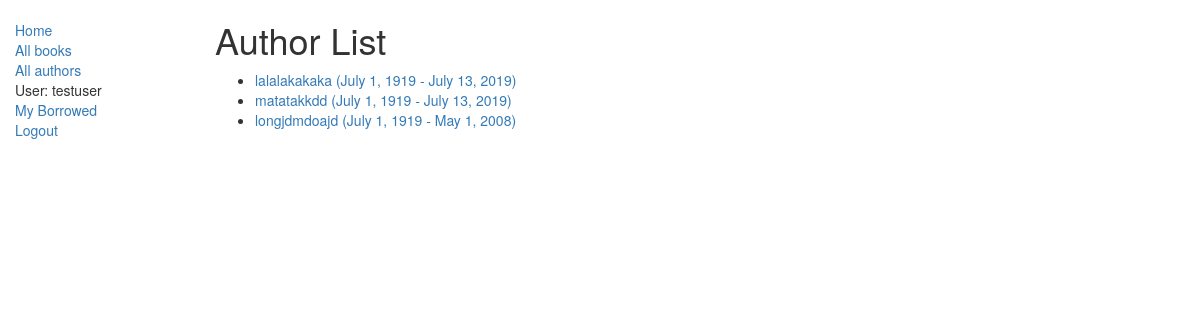
/catalog/authors/ (signed in), run on the app's committed database.
### catalog/models.py (models this page shows, shortened)
class Author(models.Model):
    first_name = models.CharField(max_length = 100)
    last_name = models.CharField(max_length =100)
    date_of_birth = models.DateField(null=True, blank=True)
    date_of_death = models.DateField('Died',null=True,blank=True)
    class Meta:
        ordering = ['last_name','first_name']
    def get_absolute_url(self):
        return reverse("author-detail",args=[str(self.id)])

### catalog/views.py (the view)
# urls.py: path('authors/', views.AuthorListView.as_view(),name='authors'),
class AuthorListView(generic.ListView):
    model = Author

### catalog/templates/catalog/author_list.html
{% extends "base_generic.html" %}
{% block content %}
    <h1>Author List</h1>
    {% if author_list %}
    <ul>
      {% for author in author_list %}
      <li>
        <a href="{{ author.get_absolute_url }}">{{ author.first_name}}{{author.last_name}} ({{author.date_of_birth}} - {{author.date_of_death}})
      </li>
      {% endfor %}
    </ul>
    {% else %}
      <p>There are no author in the library.</p>
    {% endif %}
{% endblock %}

### catalog/templates/base_generic.html (shortened to what this page needs)
<!DOCTYPE html>
<html lang="en">
<head>
  <link rel="stylesheet" href="https://maxcdn.bootstrapcdn.com/bootstrap/3.3.7/css/bootstrap.min.css">
  {% load static %}
  <link rel="stylesheet" href="{% static 'css/styles.css' %}">
</head>
<body>
  <div class="container-fluid">
    <div class="row">
      <div class="col-sm-2">
      {% block sidebar %}
      <ul class="sidebar-nav">
          <li><a href="{% url 'index' %}">Home</a></li>
          <li><a href="{% url 'books' %}">All books</a></li>
          <li><a href="{% url 'authors' %}">All authors</a></li>
          {% if user.is_authenticated %}
            <li>User: {{ user.get_username }}</li>
            <li><a href="{% url 'my-borrowed' %}">My Borrowed</a></li>
            <li><a href="{% url 'logout'%}?next={{request.path}}">Logout</a></li>
          {% else %}
            <li><a href="{% url 'login'%}?next={{request.path}}">Login</a></li>
          {% endif %}
      </ul>
     {% endblock %}
      </div>
      <div class="col-sm-10 ">
      {% block content %}{% endblock %}
      </div>
    </div>
  </div>
</body>
</html>

### catalog/static/css/styles.css (style rules this page uses)
.sidebar-nav { margin-top: 20px; padding: 0; list-style: none; }

### data on the page
Author: first_name "lalala", last_name "kakaka", date_of_birth "July 1, 1919", date_of_death "July 13, 2019"
Author: first_name "matata", last_name "kkdd", date_of_birth "July 1, 1919", date_of_death "July 13, 2019"
Author: first_name "longjd", last_name "mdoajd", date_of_birth "July 1, 1919", date_of_death "May 1, 2008"

### other printed values
{{ user.get_username }} "testuser"
